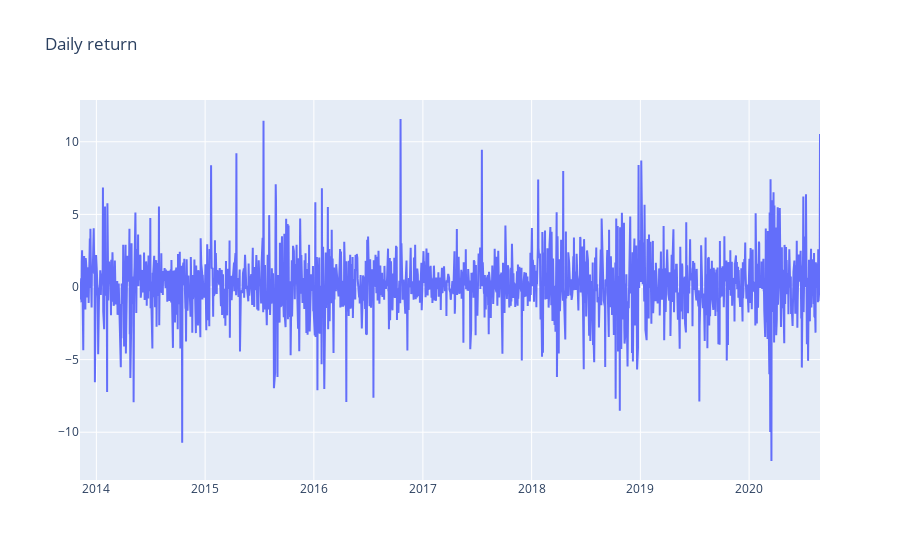

The code cell stored with this chart in its notebook:
### Markdown cell above
### Визулизация данных портфеля

### Code cell
# Построение графика дневной доходности портфеля
interactive_plot(df_portfolio, "Daily return", ["portfolio daily % return"])

### Figure 1 — Plotly figure (JSON) as saved in the notebook; plotly's stock layout.template omitted (floating-point values rounded to 4 significant figures; data arrays with more than 128 entries replaced by an {"elided": "..."} marker saying what was removed)
{"data": [{"name": "portfolio daily % return", "type": "scatter", "x": {"elided": "1712 str values"}, "y": {"elided": "1712 float values"}}], "layout": {"legend": {"tracegroupgap": 0}, "title": {"text": "Daily return"}, "xaxis": {"anchor": "y", "domain": [0, 1]}, "yaxis": {"anchor": "x", "domain": [0, 1]}}}
